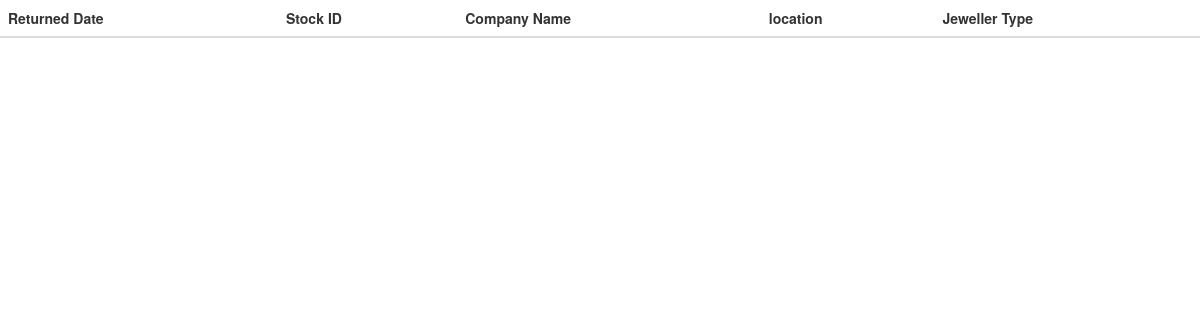
/displaysalesreturn (signed in), run on an earlier commit of the app's database.
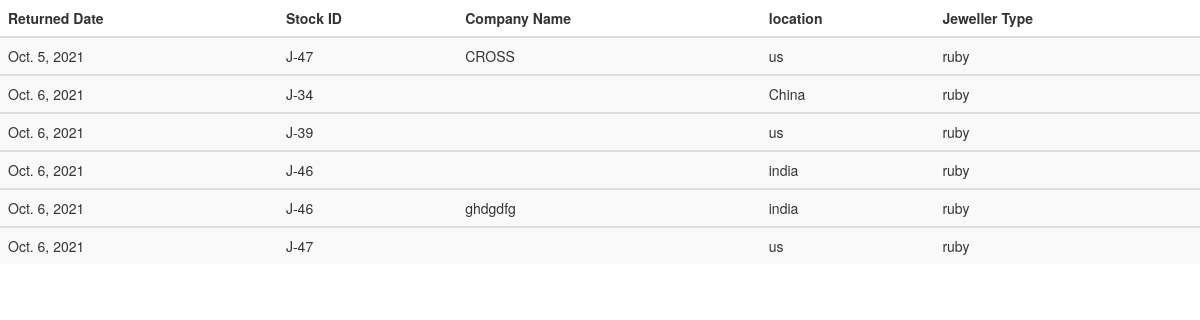
And on a later commit of the database.
### firstapp/models.py (models this page shows)
class Salesreturn(models.Model):
    date = models.DateField(auto_now_add=True)
    stockid = models.CharField(max_length=30)
    company_name = models.CharField(max_length=30)
    location = models.CharField(max_length=30)
    jewellery_type = models.CharField(max_length=30)

### firstapp/views.py (the view)
# urls.py: path('displaysalesreturn', views.displaysalesreturn, name='displaysalesreturn'),
@login_required
def displaysalesreturn(request):
    ret_sj = Salesreturn.objects.all()
    context = {
        "ret_sj": ret_sj,
    }
    return render(request, "salereturnjewellery.html", context=context)

### firstapp/templates/salereturnjewellery.html (shortened to what this page needs)
<!DOCTYPE html>
<html lang="en">
<head>
<link rel="stylesheet" href="https://maxcdn.bootstrapcdn.com/bootstrap/3.4.1/css/bootstrap.min.css">
</head>
<body>
    <table class="table table-dark table-striped">
        <thead>
          <tr>
            <th scope="col">Returned Date</th>
            <th scope="col">Stock ID</th>
            <th scope="col">Company Name</th>
            <th scope="col">location</th>
            <th scope="col">Jeweller Type</th>
          </tr>
        </thead>
    {% for p in ret_sj %}
    <tbody>
        <tr>
          <td>{{p.date}}</td>
          <td>{{p.stockid}}</td>
          <td>{{p.company_name}}</td>
          <td>{{p.location}}</td>
          <td>{{p.jewellery_type}}</td>
        </tr>
      </tbody>
    {%endfor%}
</table>
</body>
</html>

What changed in the data, as far as the page shows it:
added Salesreturn: date "Oct. 5, 2021", stockid "J-47", company_name "CROSS", location "us", jewellery_type "ruby"
added Salesreturn: date "Oct. 6, 2021", stockid "J-34", location "China", jewellery_type "ruby"
added Salesreturn: date "Oct. 6, 2021", stockid "J-39", location "us", jewellery_type "ruby"
added Salesreturn: date "Oct. 6, 2021", stockid "J-46", location "india", jewellery_type "ruby"
added Salesreturn: date "Oct. 6, 2021", stockid "J-46", company_name "ghdgdfg", location "india", jewellery_type "ruby"
added Salesreturn: date "Oct. 6, 2021", stockid "J-47", location "us", jewellery_type "ruby"
